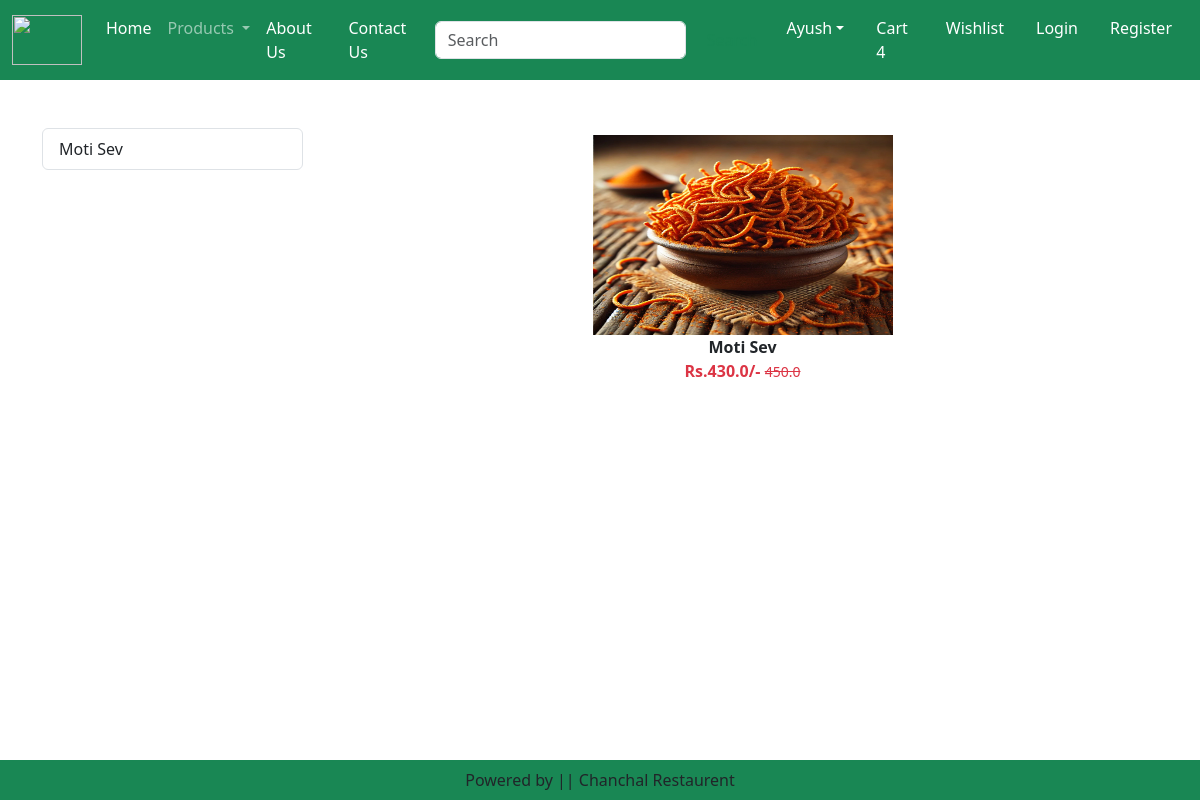
Page /category/MS on the committed database.
### home/models.py (models this page shows, shortened)
class Product(models.Model):
    title = models.CharField(max_length=100)
    sp = models.FloatField()
    dp = models.FloatField()
    desc = models.TextField()
    composition = models.TextField(default='')
    prodapp = models.TextField(default='')
    category = models.CharField(choices=CATEGORY_CHOICES, max_length=2)
    product_image = models.ImageField(upload_to='product')

### home/views.py (the view)
# urls.py: path('category/<slug:val>', views.CategoryView.as_view(), name='category'),
class CategoryView(View):
    def get(self, request, val):
        product = Product.objects.filter(category=val)
        title = Product.objects.filter(category=val).values('title')
        return render(request, 'home/category.html', locals())

### home/templates/home/category.html (shortened to what this page needs)
{% extends 'home/base.html' %}
{% load static %}
{% block main-content %}
    <div class="container my-5">
        <div class="row">
            <div class="col-sm-3">
                <div class="list-group">
                    {% for val in title %}
                        <a href="{% url 'category-title' val.title %}" class="list-group-item list-group-item-action" aria-current="true">{{val.title}}</a>
                    {% endfor %}
                </div>
            </div>
            <div class="col-sm-9">
                <div class="row">
                    {% for prod in product %}
                        <div class="col text-center mb-4">
                            <a href="{% url 'product-detail' prod.id %}" class="btn">
                                <div>
                                    <img src="{{ prod.product_image.url }}" width="300px" height="200px"/>
                                    <div class="fw-bold">{{prod.title}}</div>
                                    <div class="fw-bold text-danger">
                                        Rs.{{prod.dp}}/-
                                        <small class="fw-light text-decoration-line-through">{{prod.sp}}</small>
                                    </div>
                                </div>
                            </a>
                        </div>
                    {% endfor %}
                </div>
            </div>
        </div>
    </div>
{% endblock main-content %}

### rows in the picture
Product: product_image (picture), title "Moti Sev", dp "430.0", sp "450.0"

### other values in the picture
{{ val.title }} "Moti Sev"
